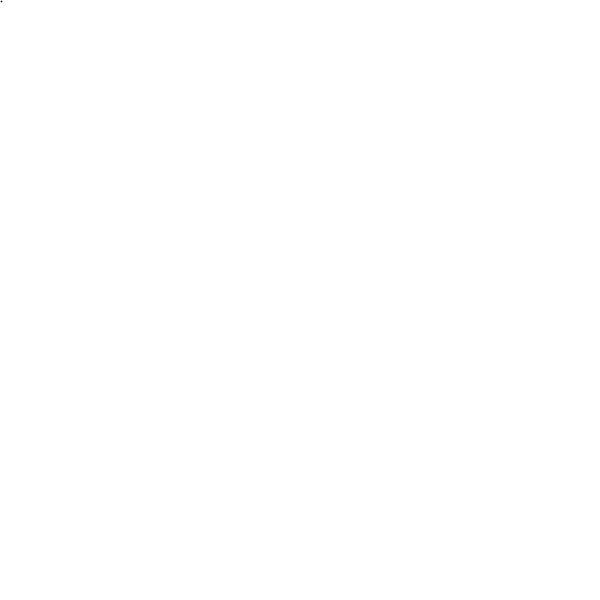
Frame 1 (no input)
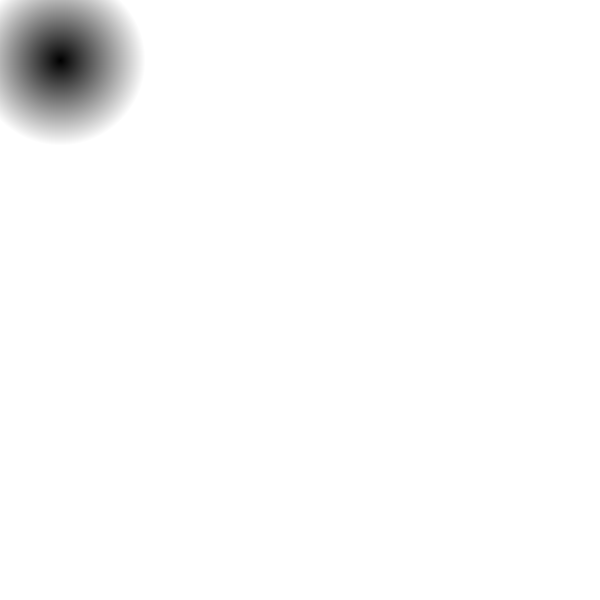
Frame 60 (the mouse pressed at the canvas centre just before this capture)
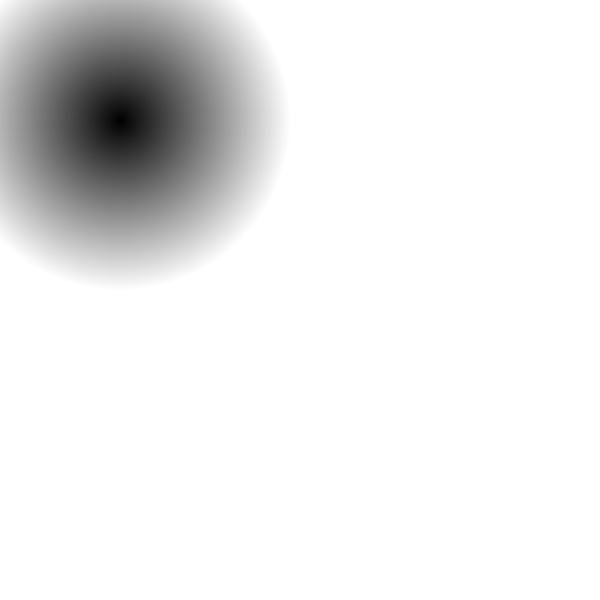
Frame 120 (the mouse held since frame 60 and released just before this capture)

The Processing sketch that drew these frames (run headless with seeded random() and noise(); from frame 60 on, the mouse is pressed at the canvas centre):

// Processing sketch: gradient_10_4_22
// ── gradient_10_4_22.pde
float gradX = 1;
float gradY = 1;

float xSpeed = 1;
float ySpeed = 1;

void setup(){
  size(600,600);
  loadPixels();
}

void draw(){
   float maxDist = dist(0,0,gradX,gradY); 
   for(int y=0;y<height;y++){
     for(int x=0;x<width;x++){
       int loc = x+(y*width);
       float currDist = dist(x,y,gradX,gradY);
       float mappedCol = map(currDist,0,maxDist,0,255);
       pixels[loc] = color(mappedCol);
     }
   }
   
   if (gradX >= width || gradX <= 0)
     xSpeed *= -1;
   
   if(gradY >= height || gradY <= 0)
     ySpeed *= -1;
   
   gradX += xSpeed;  
   gradY += ySpeed;
   
   updatePixels();
}
